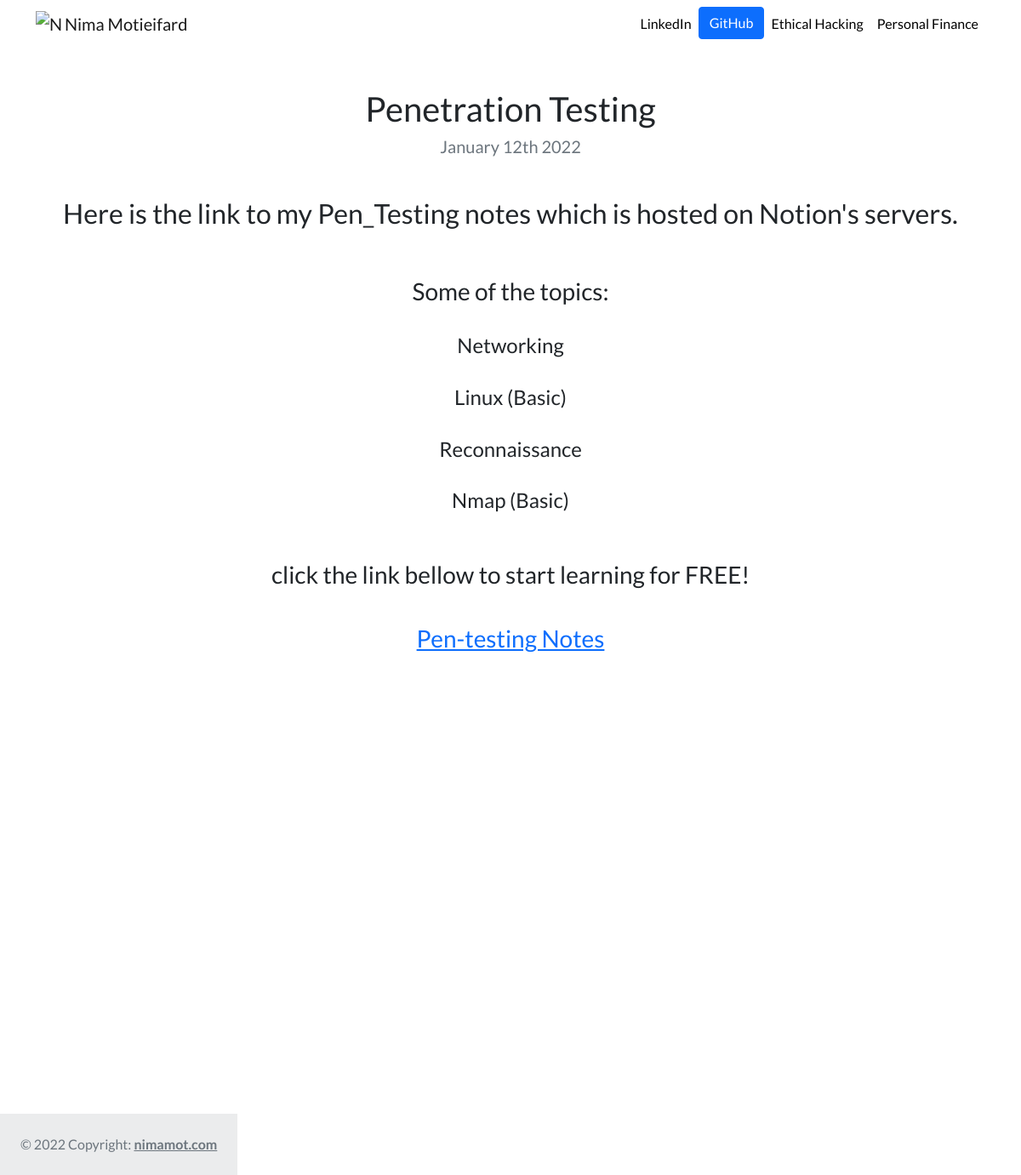
The page /linux/5/ on the database its author committed.
### linux/models.py (models this page shows, shortened)
class Linux(models.Model):
    title = models.CharField(max_length=200)
    description = models.TextField()
    date = models.DateField()

### linux/views.py (the view)
# urls.py: path('<int:linux_id>/', views.detail, name='detail')
def detail(request, linux_id):
    linux = get_object_or_404(Linux, pk=linux_id)
    return render(request, 'linux/detail.html', {'linux':linux})

### linux/templates/linux/detail.html
{% extends "portfolio/base.html" %}
{% load static %}
{% block content %}
<h1 class="text-center mt-5" id="linuxdetailtitle">{{ linux.title }}</h1>
<h5 class="text-center text-muted mb-5">{{ linux.date|date:'F jS Y' }}</h5>
{{ linux.description|safe }}
{% endblock %}

### portfolio/static/portfolio/custom.css (style rules this page uses)
body { font-family: 'Lato', sans-serif; }

### rows shown on the page
Linux: title "Penetration Testing", date "January 12th 2022", description "Here is the link to my Pen_Testing notes which is hosted on Notion's servers. Some of the topics: Networking Linux (Basic) Reconnaissance Nmap (Basic) click the link bellow to start learning for FREE! Pen-testing Notes"
